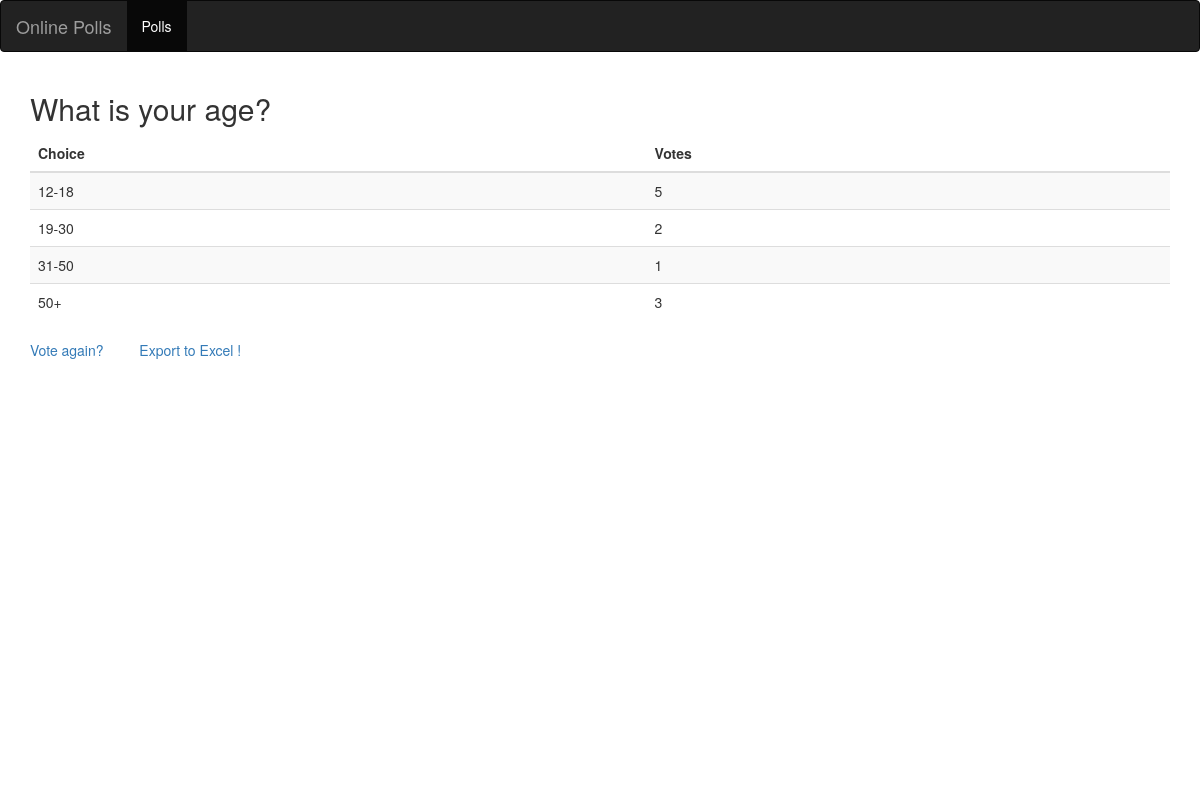
Page /polls/1/results/ on the committed database.
### polls/models.py (models this page shows, shortened)
@python_2_unicode_compatible  #for python 2 support
class Question(models.Model):
	question_text = models.CharField(max_length=200)
	pub_date = models.DateTimeField('Date Published')
	category = models.CharField(max_length=50,null=True)

@python_2_unicode_compatible  #for python 2 support
class Choice(models.Model):
	question = models.ForeignKey(Question,
								on_delete=models.CASCADE)
	choice_text = models.CharField(max_length=200)
	votes = models.IntegerField(default=0)

### polls/views.py (the view)
# urls.py: url(r'^(?P<pk>[0-9]+)/results/$', views.ResultsView.as_view(), name= 'results'),
class ResultsView(generic.DetailView):
	model = Question
	template_name= 'polls/results.html'

### polls/templates/polls/results.html (shortened to what this page needs)
<!DOCTYPE html>
<html lang="en">
<head>
  <link rel="stylesheet" href="http://maxcdn.bootstrapcdn.com/bootstrap/3.3.4/css/bootstrap.min.css">
</head>
<body>
 <nav class="navbar navbar-inverse">
        <div class="container-fluid">
            <div class="navbar-header">
                <a href="#" class="navbar-brand">Online Polls</a>
            </div>
            <div>
                <ul class="nav navbar-nav">
                    <li class="active"><a href="{% url 'polls:index' %}">Polls</a></li>
                </ul>
            </div>
        </div>
  </nav>
<div class="container">
<h2>{{ question.question_text }}</h2>
    <table class="table table-striped">
        <thead>
                <tr>
                    <th>Choice</th>
                    <th>Votes</th>
                </tr>
        </thead>
        <tbody>
        {% for choice in question.choice_set.all %}
         <tr>
                    <td>{{ choice.choice_text }}</td>
                    <td>{{ choice.votes }}</td>
         </tr>
        {% endfor %}
         </tbody>
</table>
<a href="{% url 'polls:detail' question.id %}">Vote again?</a>
<a href="{% url 'polls:export_excel' question.id %}">Export to Excel !</a>
<div id="container" style="width: 550px; height: 400px; margin: 0 auto"></div>
</body>
</html>

### rows in the picture
Question: question_text "What is your age?"
Choice: choice_text "12-18", votes "5"
Choice: choice_text "19-30", votes "2"
Choice: choice_text "31-50", votes "1"
Choice: choice_text "50+", votes "3"
